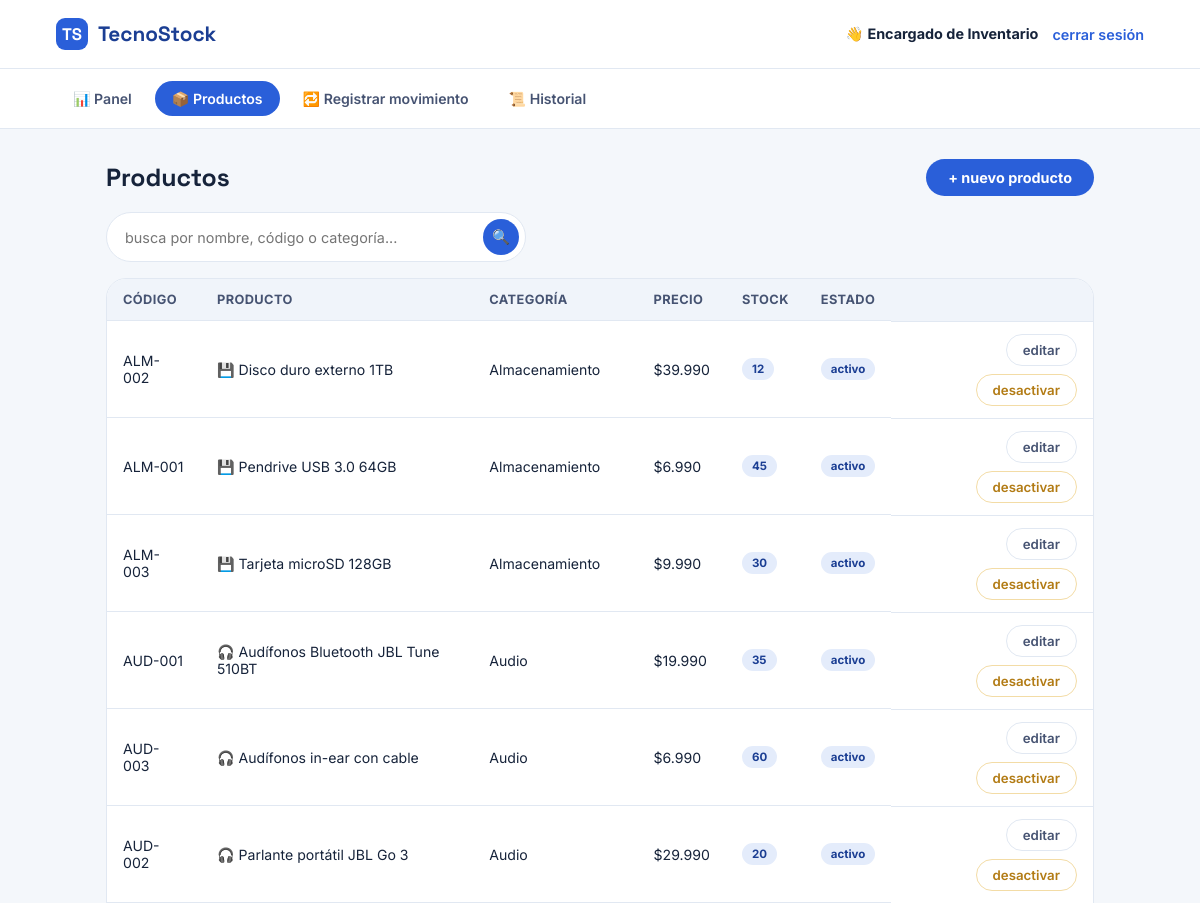
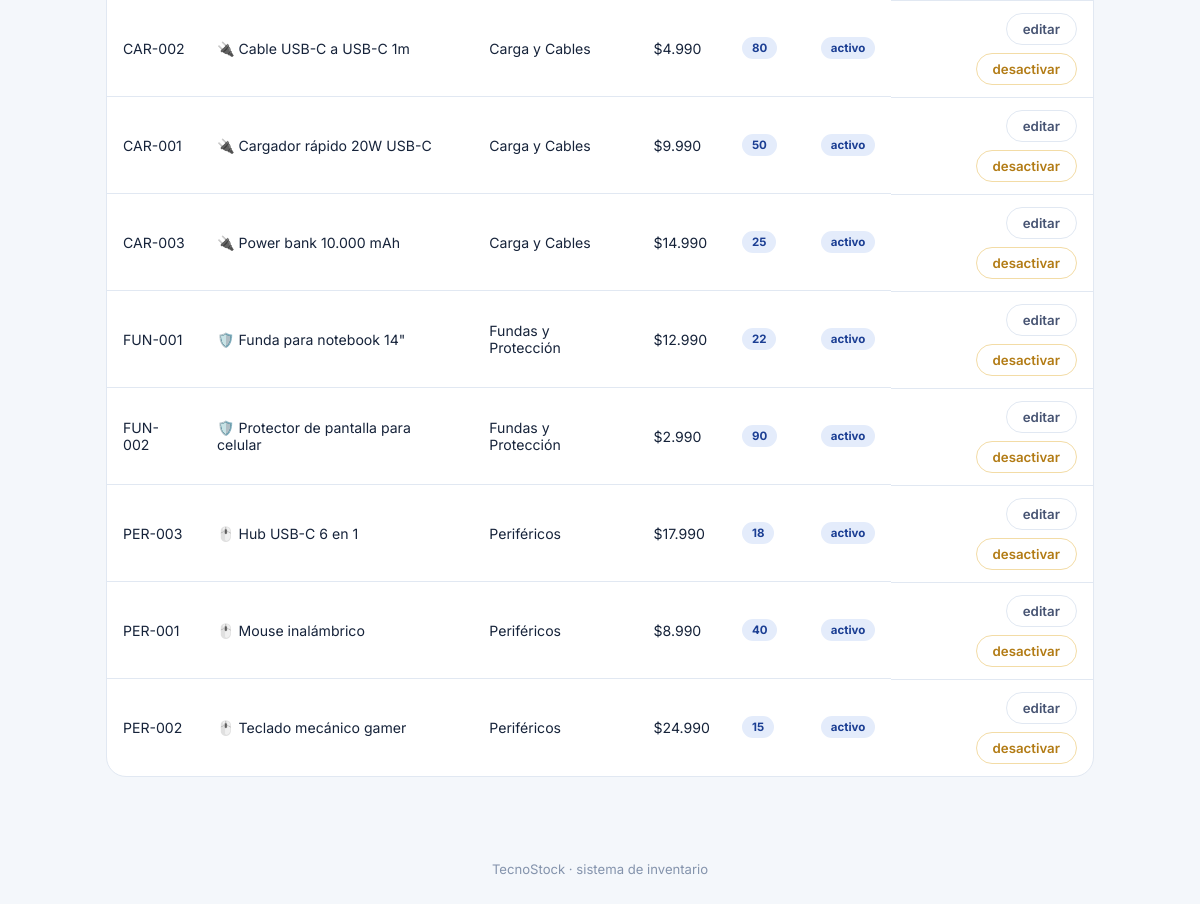
The app's page /productos.php (signed in) with its own data (2 pictures, top to bottom).
### tables this page shows
CREATE TABLE productos (
    id_producto     INT AUTO_INCREMENT PRIMARY KEY,
    codigo          VARCHAR(20) NOT NULL UNIQUE,       
    nombre          VARCHAR(120) NOT NULL,
    descripcion     VARCHAR(255),
    precio          DECIMAL(10,0) NOT NULL CHECK (precio >= 0),
    stock_actual    INT NOT NULL DEFAULT 0 CHECK (stock_actual >= 0),
    stock_minimo    INT NOT NULL DEFAULT 0 CHECK (stock_minimo >= 0),
    estado          ENUM('activo','inactivo') NOT NULL DEFAULT 'activo',
    id_categoria    INT NOT NULL,
    FOREIGN KEY (id_categoria) REFERENCES categorias(id_categoria)
);

CREATE TABLE categorias (
    id_categoria  INT AUTO_INCREMENT PRIMARY KEY,
    nombre        VARCHAR(60) NOT NULL,
    descripcion   VARCHAR(150),
    estado        ENUM('activo','inactivo') NOT NULL DEFAULT 'activo'
);

### helpers.php (called while the page is built, shortened)
<?php
function money($valor): string {
    return '$' . number_format((float)$valor, 0, ',', '.');
}
function iconoCategoria(string $nombre): string {
    $n = mb_strtolower($nombre);
    if (str_contains($n, 'audio'))          return '🎧';
    if (str_contains($n, 'carga'))          return '🔌';
    if (str_contains($n, 'almacen'))        return '💾';
    if (str_contains($n, 'perif'))          return '🖱️';
    if (str_contains($n, 'funda') || str_contains($n, 'protec')) return '🛡️';
    return '📦';
}

### productos.php (the view, shortened to what this page needs)
<?php
require_once 'config.php';
require_once 'helpers.php';
$busqueda   = trim($_GET['q'] ?? '');
$sql = 'SELECT p.*, c.nombre AS categoria_nombre
        FROM productos p
        JOIN categorias c ON c.id_categoria = p.id_categoria
        WHERE 1=1';
$params = [];
$sql .= ' ORDER BY p.estado DESC, c.nombre, p.nombre';
$stmt = $pdo->prepare($sql);
$stmt->execute($params);
$productos = $stmt->fetchAll();
?>
<!DOCTYPE html>
<html lang="es">
<head>
<link rel="stylesheet" href="assets/style.css">
</head>
<body>
<?php include 'partials/header.php'; ?>
<?php include 'partials/nav.php'; ?>
<div class="wrap">
  <div class="panel-head">
    <h1>Productos</h1>
    <a class="btn" href="producto_form.php">+ nuevo producto</a>
  </div>
  <form class="search" method="get">
    <input type="text" name="q" placeholder="busca por nombre, código o categoría..." value="<?= htmlspecialchars($busqueda) ?>">
    <button type="submit" aria-label="Buscar">🔍</button>
  </form>
  <div class="table-wrap">
    <table class="table">
      <thead>
        <tr>
          <th>Código</th>
          <th>Producto</th>
          <th>Categoría</th>
          <th>Precio</th>
          <th>Stock</th>
          <th>Estado</th>
          <th></th>
        </tr>
      </thead>
      <tbody>
        <?php foreach ($productos as $p):
          $inactivo  = $p['estado'] === 'inactivo';
          $sinStock  = $p['stock_actual'] == 0;
          $bajoStock = $p['stock_actual'] <= $p['stock_minimo'];
        ?>
          <tr class="<?= $inactivo ? 'inactivo' : '' ?>">
            <td><?= htmlspecialchars($p['codigo']) ?></td>
            <td><?= iconoCategoria($p['categoria_nombre']) ?> <?= htmlspecialchars($p['nombre']) ?></td>
            <td><?= htmlspecialchars($p['categoria_nombre']) ?></td>
            <td><?= money($p['precio']) ?></td>
            <td>
              <span class="badge <?= $sinStock ? 'badge-out' : ($bajoStock ? 'badge-low' : '') ?>">
                <?= (int)$p['stock_actual'] ?>
              </span>
            </td>
            <td>
              <span class="badge <?= $inactivo ? 'badge-inactivo' : '' ?>">
                <?= $inactivo ? 'inactivo' : 'activo' ?>
              </span>
            </td>
            <td class="col-actions">
              <a class="btn-ghost" href="producto_form.php?id=<?= $p['id_producto'] ?>">editar</a>
              <a class="btn-ghost <?= $inactivo ? '' : 'btn-warn' ?>"
                 href="productos.php?cambiar_estado=<?= $p['id_producto'] ?>&q=<?= urlencode($busqueda) ?>"
                 onclick="return confirm('<?= $inactivo ? '¿Reactivar' : '¿Desactivar' ?> «<?= htmlspecialchars($p['nombre'], ENT_QUOTES) ?>»?');">
                <?= $inactivo ? 'reactivar' : 'desactivar' ?>
              </a>
            </td>
          </tr>
        <?php endforeach; ?>
      </tbody>
    </table>
  </div>
</div>
<footer class="foot">
  <span>TecnoStock · sistema de inventario</span>
</footer>
</body>
</html>

### assets/style.css (style rules this page uses)
:root { --bg: #F4F7FB; --surface: #FFFFFF; --ink: #16233A; --blue: #2A5FD9; --blue-deep: #1B3E93; --teal: #17B6A7; --amber: #F4A93B; --red: #E5484D; --line: #E1E8F2; --radius-lg: 20px; --radius-md: 14px; --radius-sm: 999px; }
* { box-sizing:border-box; }
body { margin:0; background:var(--bg); color:var(--ink); font-family:'Inter', sans-serif; }
h1,h2,h3,.logo { font-family:'Space Grotesk', sans-serif; }
a { color:inherit; }
.wrap { max-width:1100px; margin:0 auto; padding:24px clamp(20px, 6vw, 56px) 60px; }
.wrap h1 { color:var(--ink); font-size:1.55rem; margin:6px 0 4px; }
.btn { display:inline-block; background:var(--blue); color:#fff; padding:10px 22px; border:none; border-radius:var(--radius-sm); font-family:inherit; font-weight:700; font-size:.9rem; text-decoration:none; cursor:pointer; }
.btn-ghost { display:inline-block; background:transparent; border:1px solid var(--line); color:#465372; padding:7px 16px; border-radius:var(--radius-sm); font-family:inherit; font-weight:600; font-size:.83rem; text-decoration:none; cursor:pointer; }
.btn-warn { color:#B27B14; border-color:#F3DCA6; }
.panel-head { display:flex; align-items:center; justify-content:space-between; flex-wrap:wrap; gap:10px; margin-top:6px; }
.panel-head h1 { margin:0; }
.search { display:flex; align-items:center; background:var(--surface); border:1px solid var(--line); border-radius:var(--radius-sm); padding:6px 6px 6px 16px; max-width:420px; margin:16px 0; }
.search input { border:none; outline:none; font-family:inherit; font-size:.9rem; flex:1; background:transparent; color:var(--ink); }
.search button { border:none; background:var(--blue); color:#fff; width:36px; height:36px; border-radius:50%; cursor:pointer; font-size:.9rem; }
.table-wrap { background:var(--surface); border:1px solid var(--line); border-radius:var(--radius-lg); overflow:hidden; margin-top:8px; }
.table { width:100%; border-collapse:collapse; font-size:.88rem; }
.table th { text-align:left; padding:13px 16px; background:#F0F4FA; color:#465372; font-weight:700; font-size:.8rem; text-transform:uppercase; letter-spacing:.03em; }
.table td { padding:12px 16px; border-top:1px solid var(--line); vertical-align:middle; }
.col-actions { display:flex; gap:8px; justify-content:flex-end; flex-wrap:wrap; }
.badge { font-size:.72rem; font-weight:700; padding:4px 10px; border-radius:var(--radius-sm); background:#E4ECFB; color:var(--blue-deep); display:inline-block; }
.foot { text-align:center; padding:24px 20px 40px; color:#8493AC; font-size:.82rem; }

### records on screen
productos: codigo "ALM-002", id_categoria.nombre "💾", nombre "Disco duro externo 1TB", id_categoria.nombre "Almacenamiento", precio "$39.990", stock_actual "12", estado "activo"
productos: codigo "ALM-001", id_categoria.nombre "💾", nombre "Pendrive USB 3.0 64GB", id_categoria.nombre "Almacenamiento", precio "$6.990", stock_actual "45", estado "activo"
productos: codigo "ALM-003", id_categoria.nombre "💾", nombre "Tarjeta microSD 128GB", id_categoria.nombre "Almacenamiento", precio "$9.990", stock_actual "30", estado "activo"
productos: codigo "AUD-001", id_categoria.nombre "🎧", nombre "Audífonos Bluetooth JBL Tune 510BT", id_categoria.nombre "Audio", precio "$19.990", stock_actual "35", estado "activo"
productos: codigo "AUD-003", id_categoria.nombre "🎧", nombre "Audífonos in-ear con cable", id_categoria.nombre "Audio", precio "$6.990", stock_actual "60", estado "activo"
productos: codigo "AUD-002", id_categoria.nombre "🎧", nombre "Parlante portátil JBL Go 3", id_categoria.nombre "Audio", precio "$29.990", stock_actual "20", estado "activo"
productos: codigo "CAR-002", id_categoria.nombre "🔌", nombre "Cable USB-C a USB-C 1m", id_categoria.nombre "Carga y Cables", precio "$4.990", stock_actual "80", estado "activo"
productos: codigo "CAR-001", id_categoria.nombre "🔌", nombre "Cargador rápido 20W USB-C", id_categoria.nombre "Carga y Cables", precio "$9.990", stock_actual "50", estado "activo"
productos: codigo "CAR-003", id_categoria.nombre "🔌", nombre "Power bank 10.000 mAh", id_categoria.nombre "Carga y Cables", precio "$14.990", stock_actual "25", estado "activo"
productos: codigo "FUN-001", id_categoria.nombre "🛡️", nombre "Funda para notebook 14\"", id_categoria.nombre "Fundas y Protección", precio "$12.990", stock_actual "22", estado "activo"
productos: codigo "FUN-002", id_categoria.nombre "🛡️", nombre "Protector de pantalla para celular", id_categoria.nombre "Fundas y Protección", precio "$2.990", stock_actual "90", estado "activo"
productos: codigo "PER-003", id_categoria.nombre "🖱️", nombre "Hub USB-C 6 en 1", id_categoria.nombre "Periféricos", precio "$17.990", stock_actual "18", estado "activo"
productos: codigo "PER-001", id_categoria.nombre "🖱️", nombre "Mouse inalámbrico", id_categoria.nombre "Periféricos", precio "$8.990", stock_actual "40", estado "activo"
productos: codigo "PER-002", id_categoria.nombre "🖱️", nombre "Teclado mecánico gamer", id_categoria.nombre "Periféricos", precio "$24.990", stock_actual "15", estado "activo"

### other values on screen
$u['nombre'] "Encargado de Inventario"
